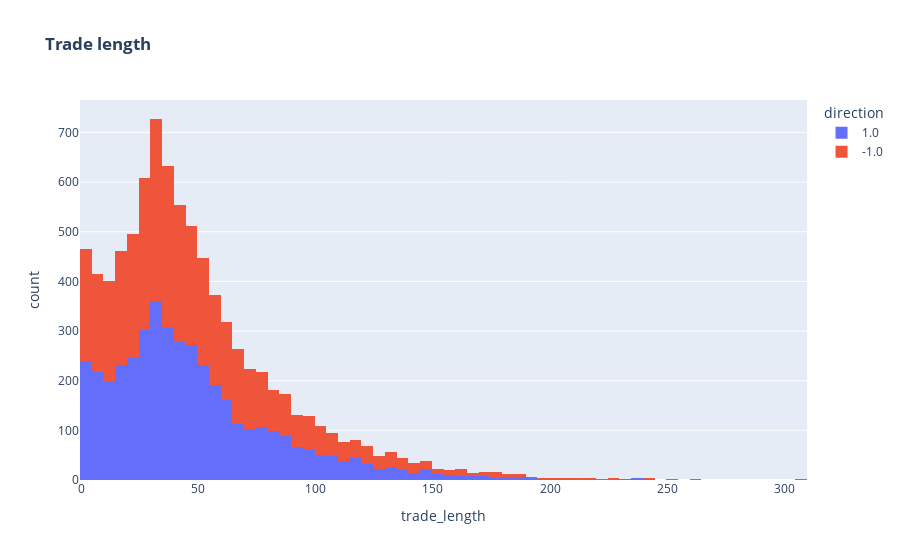
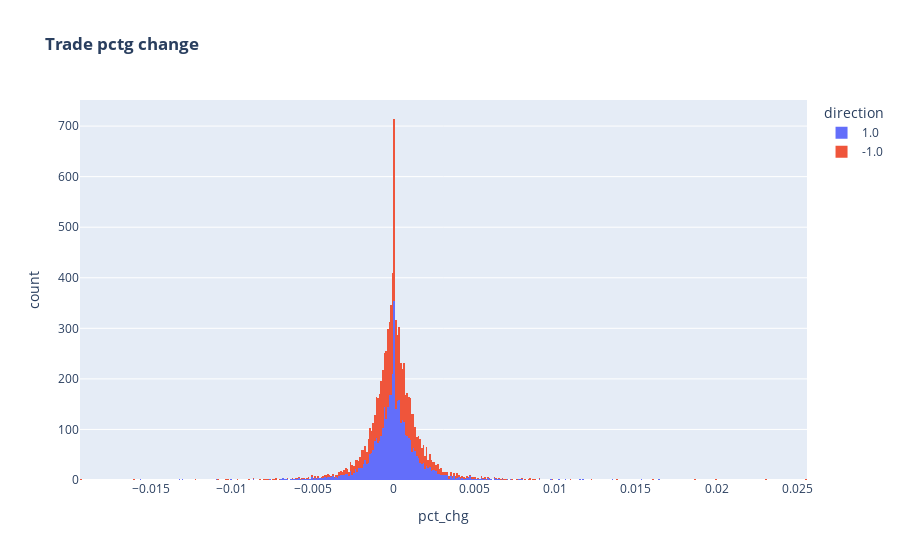

Here is the notebook cell these charts were saved with, in order:
### Code cell
# Plot long short trades distributions
hist_trade_length = px.histogram(df_trades_in, x='trade_length', color='direction', title='<b>Trade length</b>')
hist_trade_length.show()

hist_trade_pctg_chg = px.histogram(df_trades_in, x='pct_chg', color='direction', title='<b>Trade pctg change</b>')
hist_trade_pctg_chg.show()
#fig.update_layout(barmode='overlay')

### Figure 1 — Plotly figure (JSON) as saved in the notebook; plotly's stock layout.template omitted (floating-point values rounded to 4 significant figures; data arrays with more than 128 entries replaced by an {"elided": "..."} marker saying what was removed)
{"data": [{"alignmentgroup": "True", "bingroup": "x", "hovertemplate": "direction=1.0<br>trade_length=%{x}<br>count=%{y}<extra></extra>", "legendgroup": "1.0", "marker": {"color": "#636efa"}, "name": "1.0", "offsetgroup": "1.0", "orientation": "v", "showlegend": true, "type": "histogram", "x": {"elided": "4290 int values"}, "xaxis": "x", "yaxis": "y"}, {"alignmentgroup": "True", "bingroup": "x", "hovertemplate": "direction=-1.0<br>trade_length=%{x}<br>count=%{y}<extra></extra>", "legendgroup": "-1.0", "marker": {"color": "#EF553B"}, "name": "-1.0", "offsetgroup": "-1.0", "orientation": "v", "showlegend": true, "type": "histogram", "x": {"elided": "4290 int values"}, "xaxis": "x", "yaxis": "y"}], "layout": {"barmode": "relative", "legend": {"title": {"text": "direction"}, "tracegroupgap": 0}, "title": {"text": "<b>Trade length</b>"}, "xaxis": {"anchor": "y", "domain": [0, 1], "title": {"text": "trade_length"}}, "yaxis": {"anchor": "x", "domain": [0, 1], "title": {"text": "count"}}}}

### Figure 2 — Plotly figure (JSON) as saved in the notebook; plotly's stock layout.template omitted (floating-point values rounded to 4 significant figures; data arrays with more than 128 entries replaced by an {"elided": "..."} marker saying what was removed)
{"data": [{"alignmentgroup": "True", "bingroup": "x", "hovertemplate": "direction=1.0<br>pct_chg=%{x}<br>count=%{y}<extra></extra>", "legendgroup": "1.0", "marker": {"color": "#636efa"}, "name": "1.0", "offsetgroup": "1.0", "orientation": "v", "showlegend": true, "type": "histogram", "x": {"elided": "4290 float values"}, "xaxis": "x", "yaxis": "y"}, {"alignmentgroup": "True", "bingroup": "x", "hovertemplate": "direction=-1.0<br>pct_chg=%{x}<br>count=%{y}<extra></extra>", "legendgroup": "-1.0", "marker": {"color": "#EF553B"}, "name": "-1.0", "offsetgroup": "-1.0", "orientation": "v", "showlegend": true, "type": "histogram", "x": {"elided": "4290 float values"}, "xaxis": "x", "yaxis": "y"}], "layout": {"barmode": "relative", "legend": {"title": {"text": "direction"}, "tracegroupgap": 0}, "title": {"text": "<b>Trade pctg change</b>"}, "xaxis": {"anchor": "y", "domain": [0, 1], "title": {"text": "pct_chg"}}, "yaxis": {"anchor": "x", "domain": [0, 1], "title": {"text": "count"}}}}
